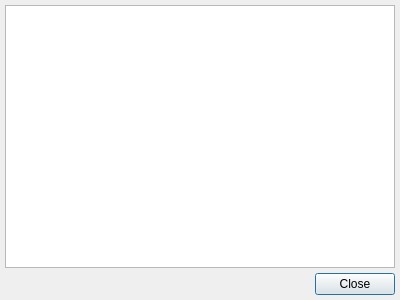
<?xml version="1.0" encoding="UTF-8"?>
<ui version="4.0">
 <class>ResultView</class>
 <widget class="QDialog" name="ResultView">
  <property name="geometry">
   <rect>
    <x>0</x>
    <y>0</y>
    <width>400</width>
    <height>300</height>
   </rect>
  </property>
  <property name="windowTitle">
   <string>Result</string>
  </property>
  <layout class="QVBoxLayout" name="verticalLayout">
   <property name="spacing">
    <number>5</number>
   </property>
   <property name="leftMargin">
    <number>5</number>
   </property>
   <property name="topMargin">
    <number>5</number>
   </property>
   <property name="rightMargin">
    <number>5</number>
   </property>
   <property name="bottomMargin">
    <number>5</number>
   </property>
   <item>
    <widget class="QTextBrowser" name="textBrowser"/>
   </item>
   <item>
    <widget class="QDialogButtonBox" name="buttonBox">
     <property name="orientation">
      <enum>Qt::Horizontal</enum>
     </property>
     <property name="standardButtons">
      <set>QDialogButtonBox::Close</set>
     </property>
    </widget>
   </item>
  </layout>
 </widget>
 <resources/>
 <connections>
  <connection>
   <sender>buttonBox</sender>
   <signal>accepted()</signal>
   <receiver>ResultView</receiver>
   <slot>accept()</slot>
   <hints>
    <hint type="sourcelabel">
     <x>248</x>
     <y>254</y>
    </hint>
    <hint type="destinationlabel">
     <x>157</x>
     <y>274</y>
    </hint>
   </hints>
  </connection>
  <connection>
   <sender>buttonBox</sender>
   <signal>rejected()</signal>
   <receiver>ResultView</receiver>
   <slot>reject()</slot>
   <hints>
    <hint type="sourcelabel">
     <x>316</x>
     <y>260</y>
    </hint>
    <hint type="destinationlabel">
     <x>286</x>
     <y>274</y>
    </hint>
   </hints>
  </connection>
 </connections>
</ui>
